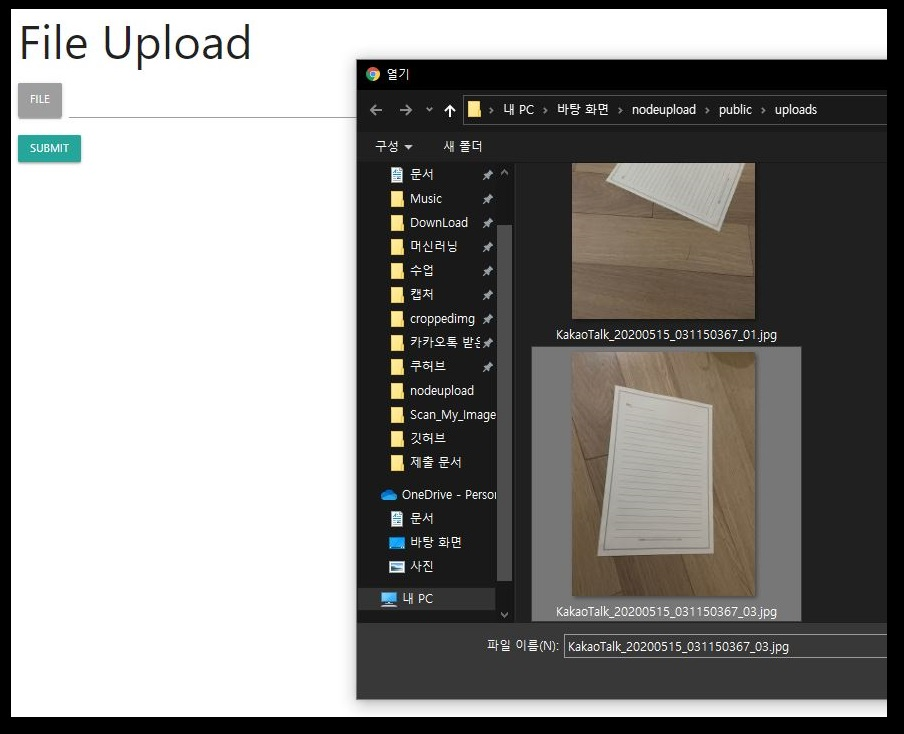
#> input picture src/1.JPG, 904 x 734 px, found by its file name
$ python ocr.py src/1.JPG
#> lines starting #> are read from the running program, lines starting #| are printed output that depends on the picture; after the words box and inside, x2 and y2 are one past the last pixel; in counts of white or black regions, pixels touching at a corner belong together
import cv2
import os
import sys
import pytesseract

imagename = sys.argv[1]

# parameter for image to scan/process
args_image = './public/uploads/'+imagename
print(args_image)
# read the image
image = cv2.imread(args_image)
#> image is the input picture: shape (734, 904, 3); mean B, G, R 137.1, 139.3, 140.4
gray = cv2.cvtColor(image, cv2.COLOR_BGR2GRAY)
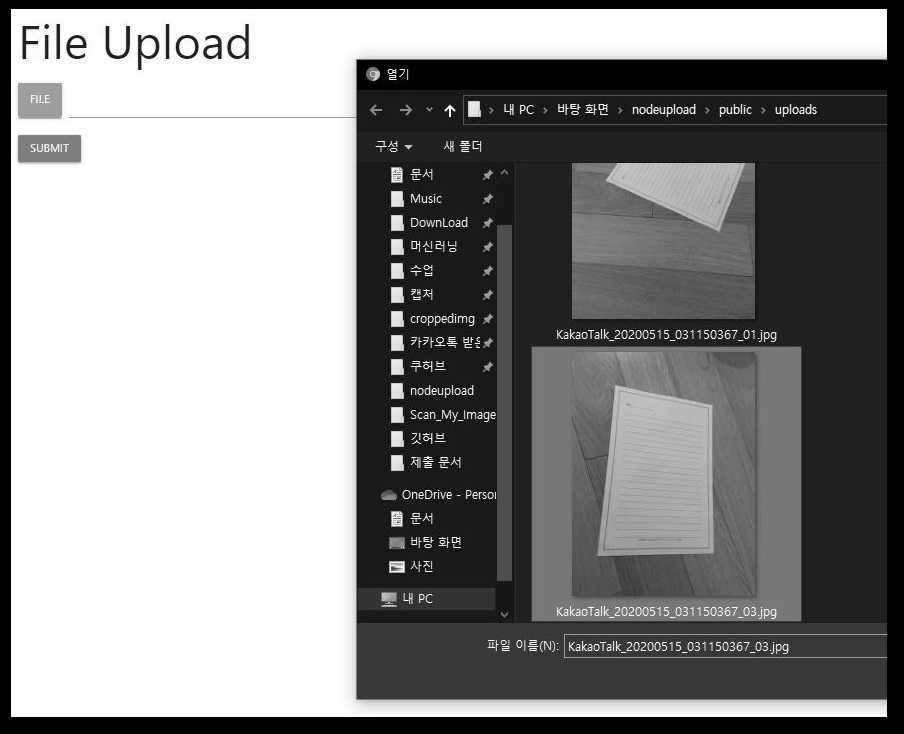
#> gray: shape (734, 904); min 0, max 255, mean 139.4
gray = cv2.threshold(gray, 0, 255, cv2.THRESH_BINARY | cv2.THRESH_OTSU)[1]
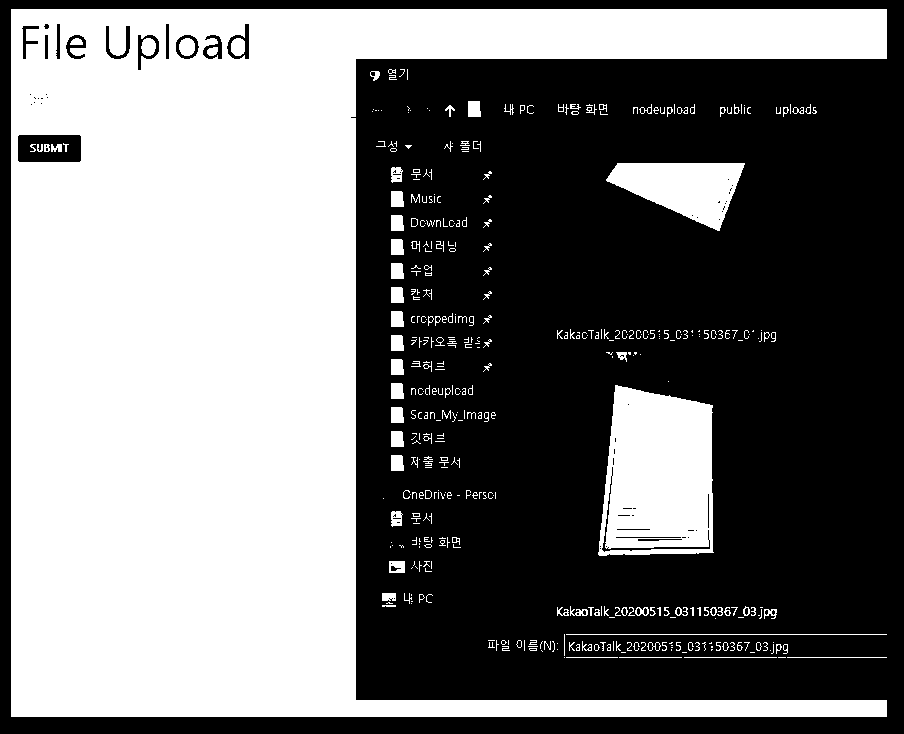
#> gray: shape (734, 904); 46.4% white; 430 white regions (289 under 20 px), largest, box (x1, y1, x2, y2) and area: (11, 9, 887, 717) 275392, (598, 385, 714, 556) 16284, (606, 163, 745, 231) 5652
cv2.imwrite(args_image,gray)
pytesseract.pytesseract.tesseract_cmd = 'C:\\Program Files\\Tesseract-OCR\\tesseract.exe'
#> (the run stopped early here; a loop or call above may not have finished)

$ run again, on src/3.JPG
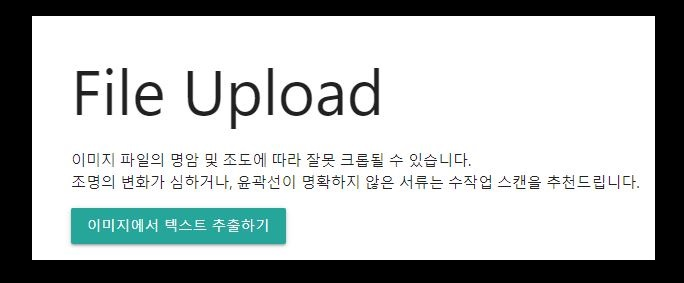
#> input picture src/3.JPG, 684 x 283 px, found by its file name
#> image is the input picture: shape (283, 684, 3); mean B, G, R 188.7, 189.2, 184.5
#> `gray = cv2.cvtColor(image, cv2.COLOR_BGR2GRAY)`:
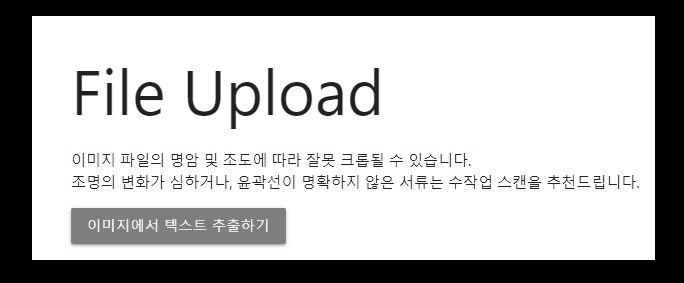
#> gray: shape (283, 684); min 0, max 255, mean 187.8
#> `gray = cv2.threshold(gray, 0, 255, cv2.THRESH_BINARY | cv2.THRESH_OTSU..`:
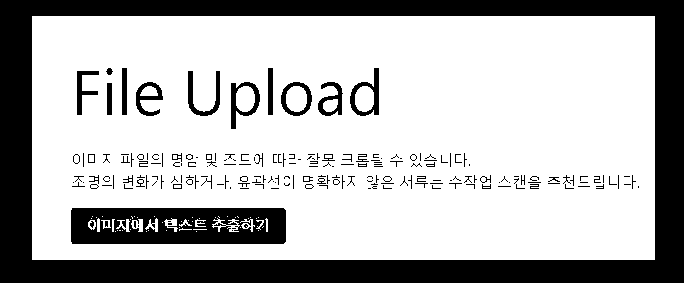
#> gray: shape (283, 684); 71.9% white; 197 black regions (151 under 20 px), largest, box (x1, y1, x2, y2) and area: (0, 0, 684, 283) 41560, (71, 208, 286, 244) 6707, (350, 68, 379, 116) 510

$ run again, on src/4.JPG
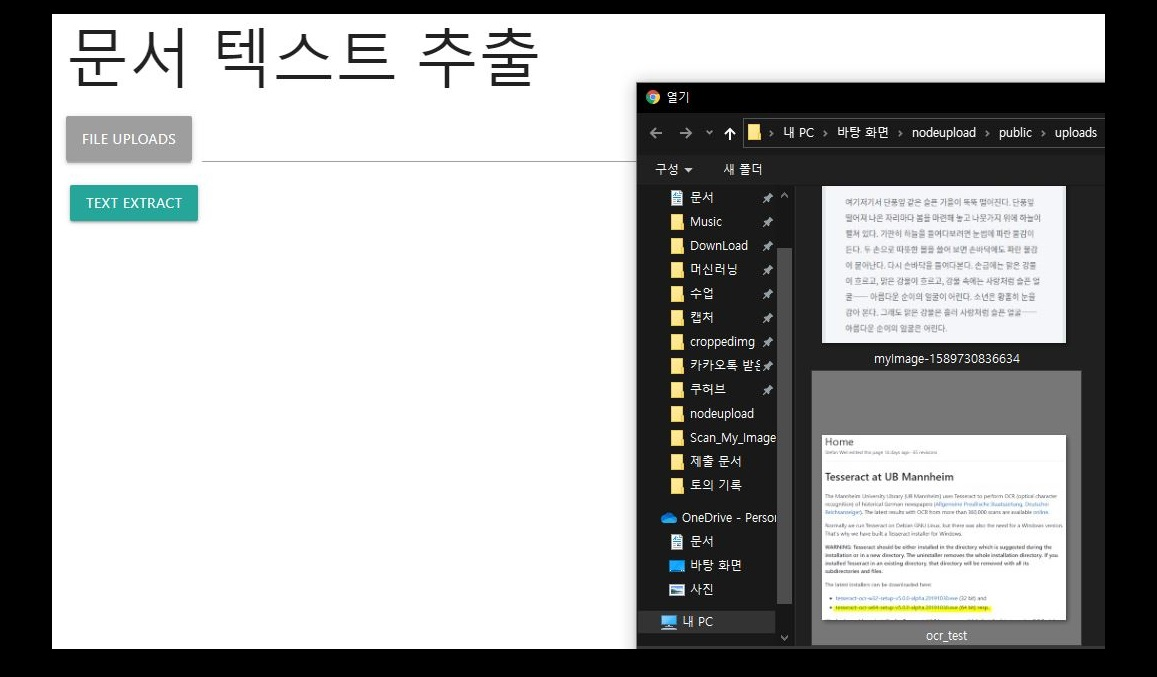
#> input picture src/4.JPG, 1157 x 677 px, found by its file name
#> image is the input picture: shape (677, 1157, 3); mean B, G, R 165, 165.3, 164.5
#> `gray = cv2.threshold(gray, 0, 255, cv2.THRESH_BINARY | cv2.THRESH_OTSU..`:
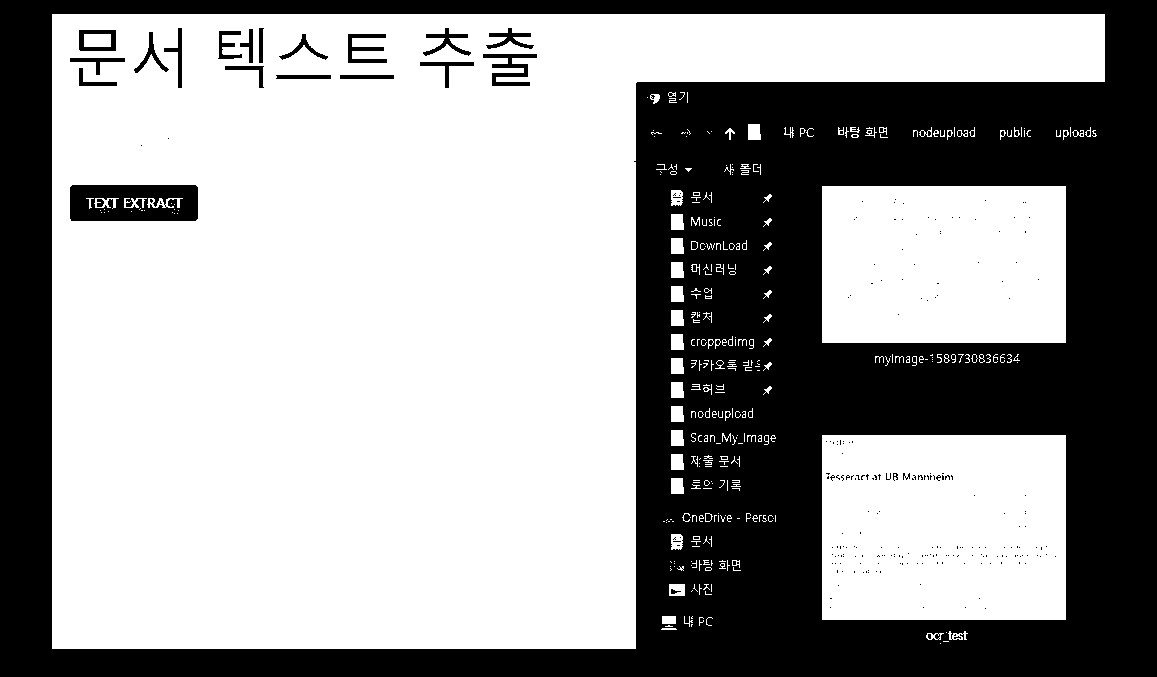
#> gray: shape (677, 1157); 61.7% white; 250 black regions (227 under 20 px), largest, box (x1, y1, x2, y2) and area: (0, 0, 1157, 677) 289437, (70, 185, 198, 221) 4090, (483, 54, 537, 86) 720
